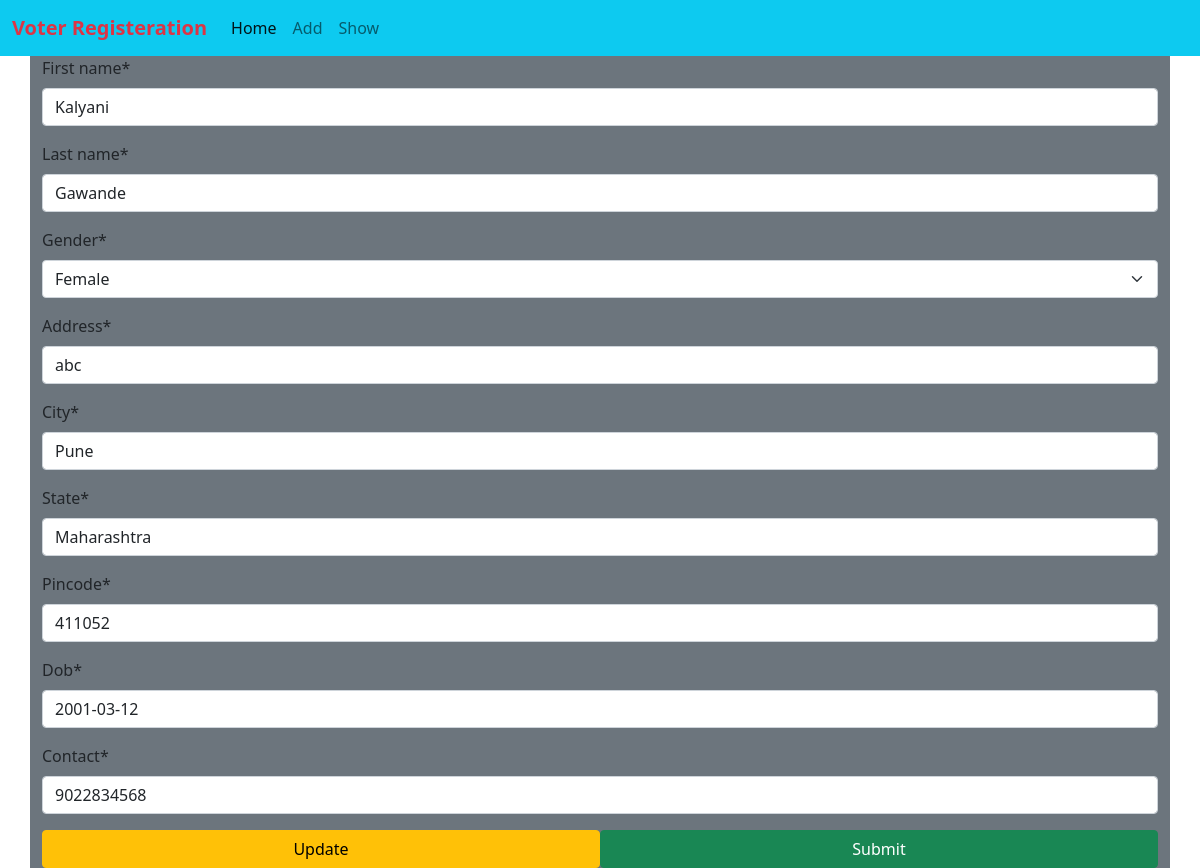
/a1/uv/2/, run on the app's committed database.
### app1/models.py (models this page shows)
class Voter(models.Model):
    gen = [("Female","Female"),("Male","Male"),("Other","Other")]
    voter_id = models.AutoField(auto_created=True,primary_key=True,validators=[validators.MinValueValidator(1),validators.MaxValueValidator(50)])
    first_name = models.CharField(max_length=23)
    last_name = models.CharField(max_length=23)
    gender = models.CharField(max_length=23,choices=gen)
    address = models.CharField(max_length=23)
    city = models.CharField(max_length=23)
    state = models.CharField(max_length=23)
    pincode = models.IntegerField()
    dob = models.DateField()
    contact = models.BigIntegerField()

### app1/views.py (the view)
# urls.py: path("uv/<int:pk>/",uview),
def uview(request,pk):
    obj = Voter.objects.get(voter_id=pk)
    form = VoterForm(instance=obj)
    if request.method == "POST":
        form = VoterForm(request.POST,instance=obj)
        if form.is_valid():
            form.save()
            return redirect('/a1/sv/')
    return render(request, "app1/voter.html", {"form": form})

### app1/form.py (shortened to what this page needs)
class VoterForm(forms.ModelForm):
    class Meta:
        model = Voter
        fields = "__all__"

### Templates/app1/voter.html (shortened to what this page needs)
{% extends "base.html" %}
{% load crispy_forms_tags %}
{% block content %}
<div class="container bg-secondary">
<form method="post">
    {{form|crispy}}
    <button class="btn btn-success col-6 float-end">Submit</button>
    <button class="btn btn-warning col-6">Update</button>
</form>
</div>
{% endblock %}

### data on the page
Voter: first_name "Kalyani", last_name "Gawande", gender "Female", address "abc", city "Pune", state "Maharashtra", pincode "411052", dob "2001-03-12", contact "9022834568"
